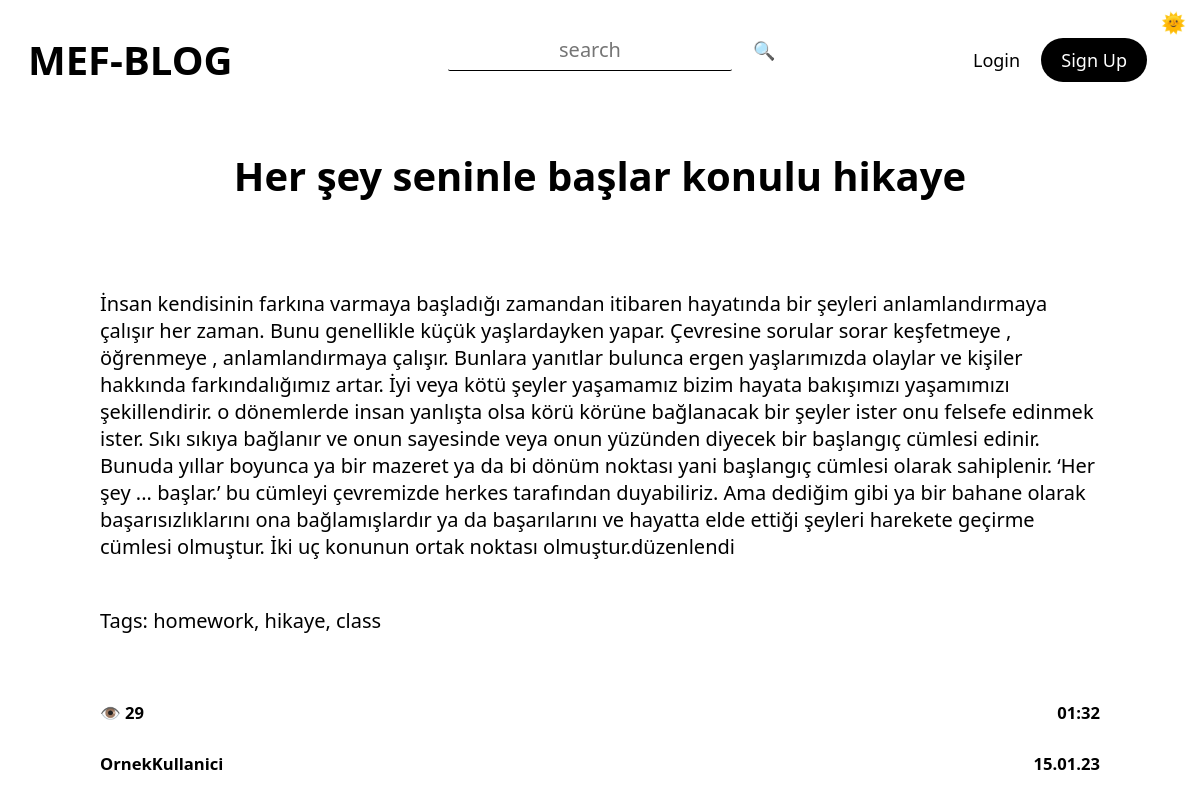
The page /2 on the database as committed earlier.
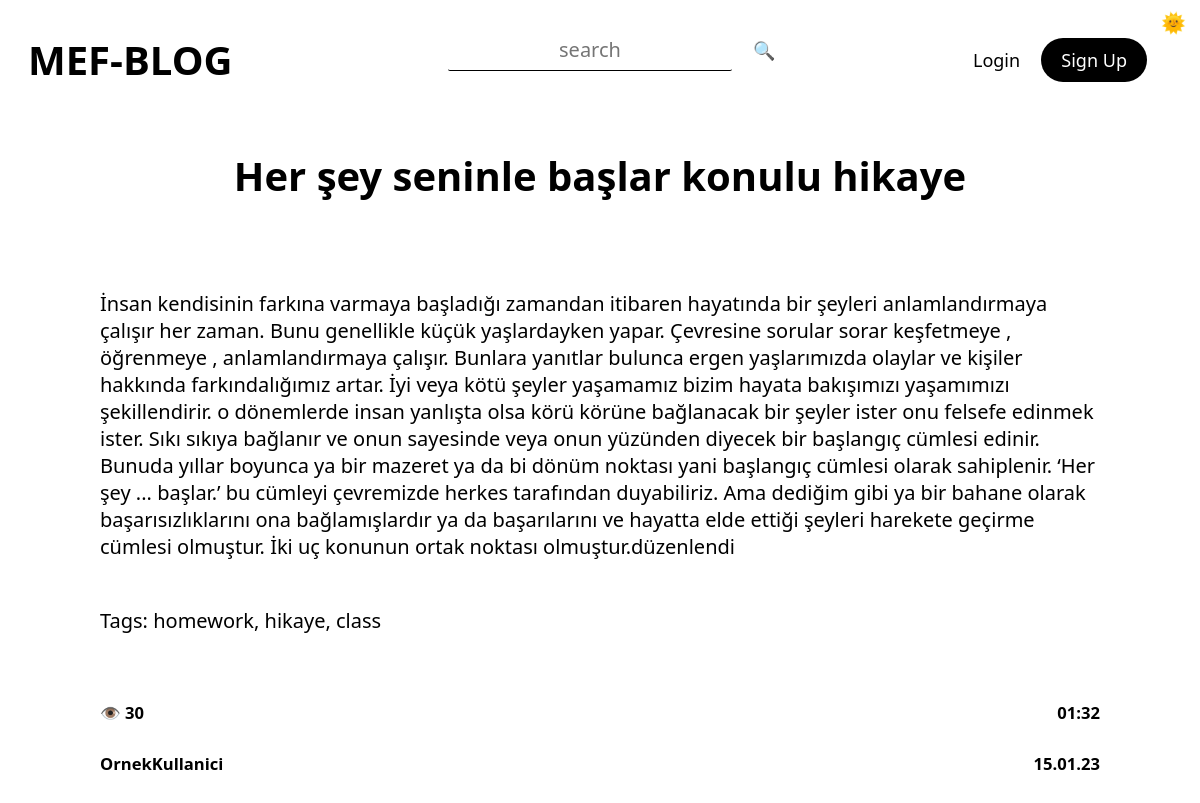
The same page on the database as committed later.
### tables this page shows
CREATE TABLE "posts" (
	"id"	INTEGER NOT NULL UNIQUE,
	"title"	TEXT NOT NULL,
	"tags"	TEXT,
	"content"	TEXT NOT NULL,
	"author"	TEXT NOT NULL,
	"date"	TEXT NOT NULL,
	"time"	TEXT NOT NULL,
	"views"	TEXT,
	"lastEditDate"	TEXT,
	"lastEditTime"	TEXT,
	PRIMARY KEY("id" AUTOINCREMENT)
);

### routes/post.py (the view)
@postBlueprint.route("/<int:postID>", methods=["GET", "POST"])
def post(postID):
    form = commentForm(request.form)
    connection = sqlite3.connect("db/posts.db")
    cursor = connection.cursor()
    cursor.execute(f"select id from posts")
    posts = str(cursor.fetchall())
    match str(postID) in posts:
        case True:
            message("2", f'POST: "{postID}" FOUND')
            connection = sqlite3.connect("db/posts.db")
            cursor = connection.cursor()
            cursor.execute(f'select * from posts where id = "{postID}"')
            post = cursor.fetchone()
            cursor.execute(f'update posts set views = views+1 where id = "{postID}"')
            connection.commit()
            if request.method == "POST":
                comment = request.form["comment"]
                connection = sqlite3.connect("db/comments.db")
                cursor = connection.cursor()
                cursor.execute(
                    "insert into comments(post,comment,user,date,time) \
                    values(?, ?, ?, ?, ?)",
                    (
                        postID,
                        comment,
                        session["userName"],
                        currentDate(),
                        currentTime(),
                    ),
                )
                connection.commit()
                addPoints(5, session["userName"])
                flash("You earned 5 points by commenting ", "success")
                return redirect(f"/{postID}")
            connection = sqlite3.connect("db/comments.db")
            cursor = connection.cursor()
            cursor.execute(f'select * from comments where post = "{postID}"')
            comments = cursor.fetchall()
            return render_template(
                "post.html",
                id=post[0],
                title=post[1],
                tags=post[2],
                content=post[3],
                author=post[4],
                views=post[7],
                date=post[5],
                time=post[6],
                form=form,
                comments=comments,
            )
        case False:
            message("1", "404")
            return render_template("404.html")

### forms.py
class commentForm(Form):
    comment = TextAreaField(
        "Comment",
        [validators.Length(min=20, max=500), validators.InputRequired()],
        render_kw={"placeholder": "leave a comment"},
    )

### app.py (called while the page is built)
@app.context_processor
def utility_processor():
    getProfilePicture
    return dict(getProfilePicture=getProfilePicture)

### helpers.py (called while the page is built)
def currentDate():
    return datetime.now().strftime("%d.%m.%y")

def currentTime(seconds=False):
    match seconds:
        case False:
            return datetime.now().strftime("%H:%M")
        case True:
            return datetime.now().strftime("%H:%M:%S")

def message(color, message):
    print(
        f"\n\033[94m[{currentDate()}\033[0m"
        f"\033[95m {currentTime(True)}]\033[0m"
        f"\033[9{color}m {message}\033[0m\n"
    )
    logFile = open("log.log", "a")
    logFile.write(f"[{currentDate()}" f"|{currentTime(True)}]" f" {message}\n")
    logFile.close()

### templates/post.html (shortened to what this page needs)
{% extends 'layout.html'%} {%block head%}
<link
  rel="stylesheet"
  href="{{ url_for('static', filename='css/post.css') }}"
/>
{% endblock head %} {%block body%}
<div class="post centeredHorizontally">
  <h1 class="title">{{title}}</h1>
  <p class="content">
    {{content|safe}} <br />
    Tags: {{tags.replace(",",", ")}}
  </p>
  <div class="bottomBar">
    <div>
      <h5>👁️ {{views}}</h5>
      <a href="/user/{{author|lower}}">
        <h5 class="author">
          OrnekKullanici
         </h5></a>
    </div>
    <div class="dateTime">
      <h5>{{time}}</h5>
      <h5 class="date">{{date}}</h5>
    </div>
  </div>
</div>
{% endblock body %}

Rows that differ between the two databases and show on the page:
changed posts "Her şey seninle başlar konulu hikaye": views "29" → "30"
